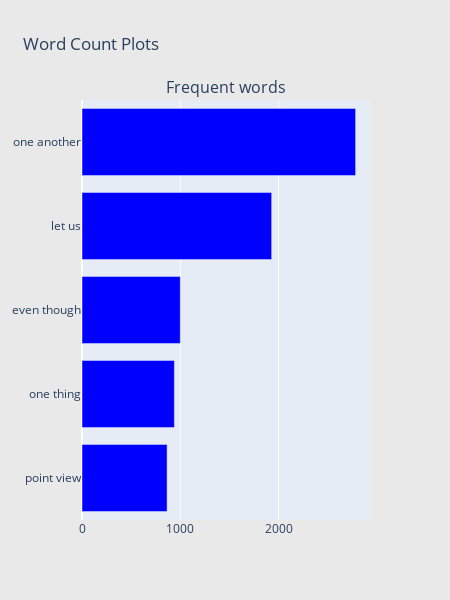

Notebook source saved alongside this figure:
### Code cell
## Get the bar chart from bad reviews ##
freq_dict = defaultdict(int)
for sent in df2["sentence_lowered"]:
    for word in generate_ngrams(sent,2):
        freq_dict[word] += 1
fd_sorted = pd.DataFrame(sorted(freq_dict.items(), key=lambda x: x[1])[::-1])
fd_sorted.columns = ["word", "wordcount"]
fd_sorted = fd_sorted.drop(labels=0, axis=0)
trace0 = horizontal_bar_chart(fd_sorted.head(5), 'blue')

# Creating two subplots
fig = tools.make_subplots(rows=1, cols=1, vertical_spacing=0.04,
                          subplot_titles=["Frequent words"])
fig.append_trace(trace0, 1, 1)
#fig.append_trace(trace1, 1, 2)
fig['layout'].update(height=600, width=450, paper_bgcolor='rgb(233,233,233)', title="Word Count Plots")
py.iplot(fig, filename='word-plots')

### Figure 1 — Plotly figure (JSON) as saved in the notebook; plotly's stock layout.template omitted (floating-point values rounded to 4 significant figures)
{"data": [{"marker": {"color": "blue"}, "orientation": "h", "showlegend": false, "type": "bar", "x": [866, 940, 1000, 1930, 2784], "xaxis": "x", "y": ["point view", "one thing", "even though", "let us", "one another"], "yaxis": "y"}], "layout": {"annotations": [{"font": {"size": 16}, "showarrow": false, "text": "Frequent words", "x": 0.5, "xanchor": "center", "xref": "paper", "y": 1, "yanchor": "bottom", "yref": "paper"}], "height": 600, "paper_bgcolor": "rgb(233,233,233)", "title": {"text": "Word Count Plots"}, "width": 450, "xaxis": {"anchor": "y", "domain": [0, 1]}, "yaxis": {"anchor": "x", "domain": [0, 1]}}}
